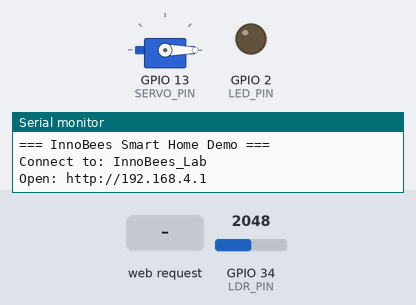
The sketch below on a simulated ESP32. Parts: servo, output pins drawn as LEDs (lit = HIGH), the last lines printed to the serial monitor. Inputs (shaded band) come from the test bench; at power-on: GPIO 34 (LDR_PIN) = 2048.

Above: at 1.2 s.
1.3 s: HTTP request GET /led/on received
At 1.9 s:
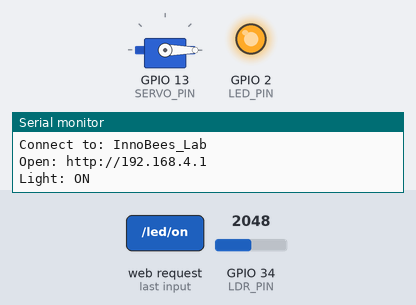
2.8 s: HTTP request GET /door/open received
At 4.0 s:
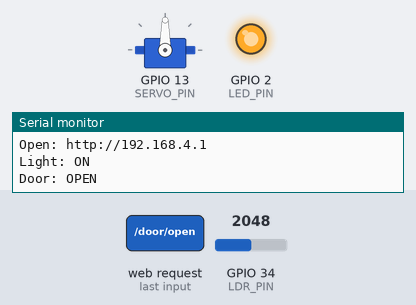
4.3 s: HTTP request GET /led/off received
At 5.3 s:
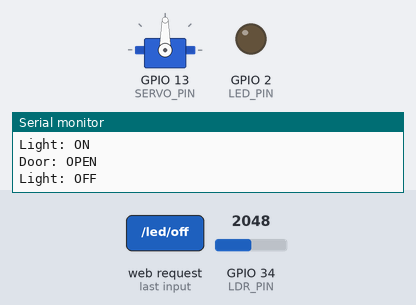
Timing chart, 0 to 7.3 s (numbered marks = the images above; inputs shaded):
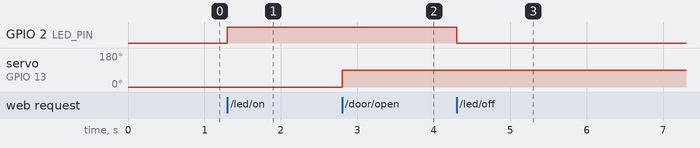

Measured:
- after the input at 1.3 s, GPIO 2 (LED_PIN): LOW → HIGH at once
- after the input at 2.8 s, servo on GPIO 13 (SERVO_PIN): 0° → 90° at once
- after the input at 4.3 s, GPIO 2 (LED_PIN): HIGH → LOW at once

The sketch:

05_smart_home_demo.ino
```cpp
// InnoBees STEM Lab - ESP32 Smart Home Demo
// Combines LED control, servo (door), and sensor monitoring
// LED on GPIO 2, Servo on GPIO 13, LDR on GPIO 34
// Wi-Fi AP: InnoBees_Lab / stem1234
// Access: http://192.168.4.1

#include <WiFi.h>
#include <ESP32Servo.h>

const char* ssid = "InnoBees_Lab";
const char* password = "stem1234";

WiFiServer server(80);

// Pin definitions
const int LED_PIN = 2;
const int SERVO_PIN = 13;
const int LDR_PIN = 34;

// State
bool ledState = false;
bool doorOpen = false;
Servo doorServo;

void setup() {
  Serial.begin(115200);
  pinMode(LED_PIN, OUTPUT);
  doorServo.attach(SERVO_PIN);
  doorServo.write(0);  // door closed

  WiFi.softAP(ssid, password);

  Serial.println("=== InnoBees Smart Home Demo ===");
  Serial.print("Connect to: ");
  Serial.println(ssid);
  Serial.print("Open: http://");
  Serial.println(WiFi.softAPIP());

  server.begin();
}

String buildHTML() {
  int lightRaw = analogRead(LDR_PIN);
  String lightStatus = (lightRaw < 1500) ? "Dark" : "Bright";

  String html = "<!DOCTYPE html><html><head>";
  html += "<meta name='viewport' content='width=device-width, initial-scale=1'>";
  html += "<meta http-equiv='refresh' content='5'>";
  html += "<title>Smart Home</title>";
  html += "<style>";
  html += "body{font-family:Arial,sans-serif;text-align:center;padding:15px;";
  html += "background:#1a1a2e;color:white;margin:0;}";
  html += "h1{color:#00d4ff;margin-bottom:5px;}";
  html += ".card{background:#16213e;padding:15px;margin:10px auto;";
  html += "border-radius:10px;max-width:400px;border:1px solid #0f3460;}";
  html += ".btn{padding:12px 25px;font-size:16px;margin:5px;border:none;";
  html += "border-radius:8px;color:white;cursor:pointer;text-decoration:none;";
  html += "display:inline-block;}";
  html += ".green{background:#4CAF50;}.red{background:#f44336;}";
  html += ".blue{background:#2196F3;}.orange{background:#FF9800;}";
  html += ".indicator{display:inline-block;width:15px;height:15px;";
  html += "border-radius:50%;margin-right:8px;}";
  html += "</style></head><body>";

  html += "<h1>Smart Home Control</h1>";
  html += "<p style='color:#888;'>InnoBees STEM Lab</p>";

  // Room Light Control
  html += "<div class='card'>";
  html += "<h3>Room Light</h3>";
  html += "<p><span class='indicator' style='background:";
  html += ledState ? "#4CAF50" : "#555";
  html += ";'></span>" + String(ledState ? "ON" : "OFF") + "</p>";
  html += "<a href='/led/on' class='btn green'>ON</a> ";
  html += "<a href='/led/off' class='btn red'>OFF</a>";
  html += "</div>";

  // Door Control
  html += "<div class='card'>";
  html += "<h3>Front Door</h3>";
  html += "<p><span class='indicator' style='background:";
  html += doorOpen ? "#FF9800" : "#2196F3";
  html += ";'></span>" + String(doorOpen ? "OPEN" : "CLOSED") + "</p>";
  html += "<a href='/door/open' class='btn orange'>Open</a> ";
  html += "<a href='/door/close' class='btn blue'>Close</a>";
  html += "</div>";

  // Light Sensor
  html += "<div class='card'>";
  html += "<h3>Light Sensor</h3>";
  html += "<p>Level: " + String(lightRaw) + " (" + lightStatus + ")</p>";
  html += "<a href='/auto' class='btn blue'>Auto Light Mode</a>";
  html += "</div>";

  html += "<p style='color:#555;font-size:12px;'>Refreshes every 5s</p>";
  html += "</body></html>";
  return html;
}

void loop() {
  WiFiClient client = server.available();

  if (client) {
    String request = client.readStringUntil('\r');
    client.flush();

    // LED commands
    if (request.indexOf("/led/on") != -1) {
      ledState = true;
      digitalWrite(LED_PIN, HIGH);
      Serial.println("Light: ON");
    } else if (request.indexOf("/led/off") != -1) {
      ledState = false;
      digitalWrite(LED_PIN, LOW);
      Serial.println("Light: OFF");
    }
    // Door commands
    else if (request.indexOf("/door/open") != -1) {
      doorOpen = true;
      doorServo.write(90);
      Serial.println("Door: OPEN");
    } else if (request.indexOf("/door/close") != -1) {
      doorOpen = false;
      doorServo.write(0);
      Serial.println("Door: CLOSED");
    }
    // Auto mode: turn on light if dark
    else if (request.indexOf("/auto") != -1) {
      int light = analogRead(LDR_PIN);
      if (light < 1500) {
        ledState = true;
        digitalWrite(LED_PIN, HIGH);
        Serial.println("Auto: Dark detected, light ON");
      } else {
        ledState = false;
        digitalWrite(LED_PIN, LOW);
        Serial.println("Auto: Bright detected, light OFF");
      }
    }

    client.println("HTTP/1.1 200 OK");
    client.println("Content-Type: text/html");
    client.println("Connection: close");
    client.println();
    client.println(buildHTML());
    client.stop();
  }
}
```
